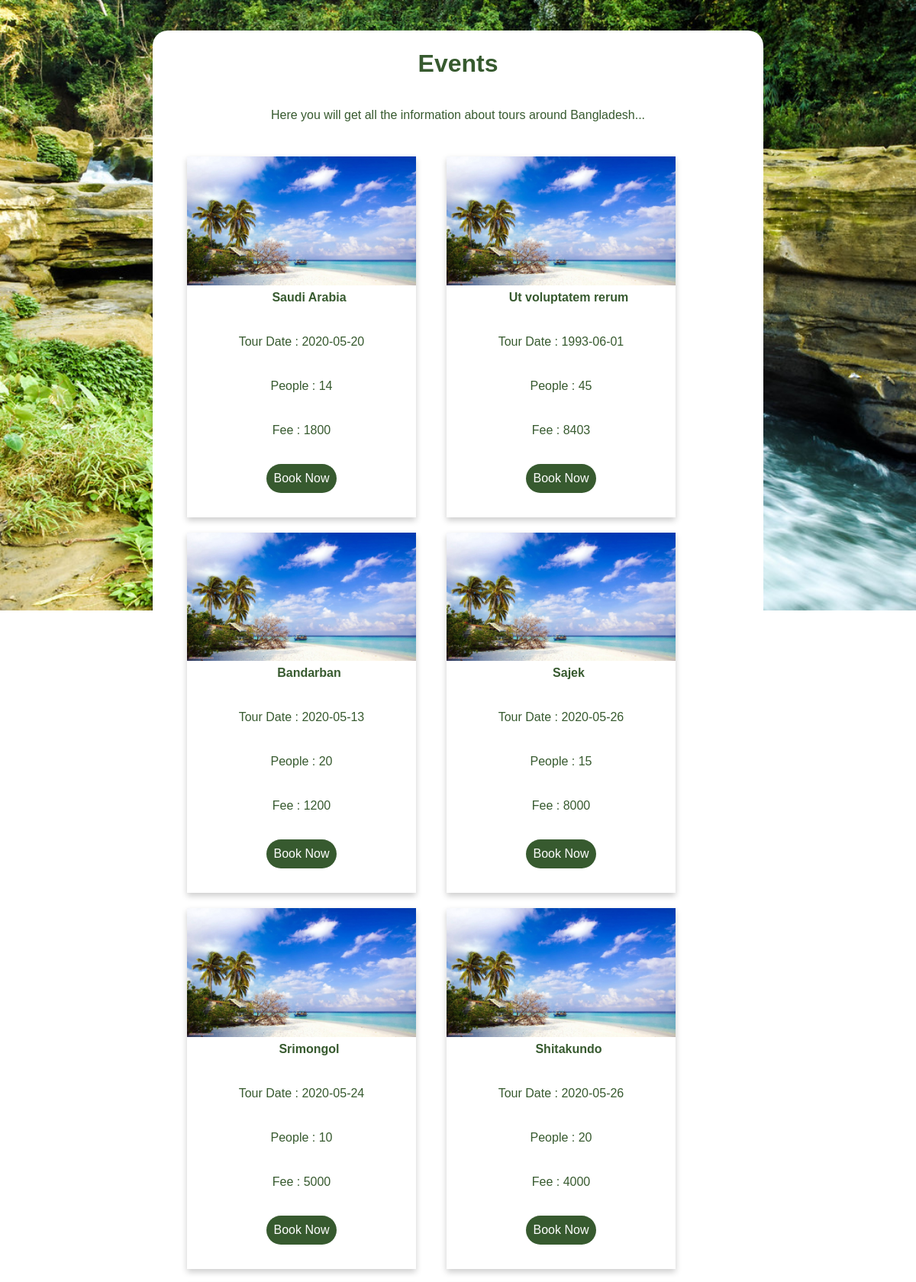
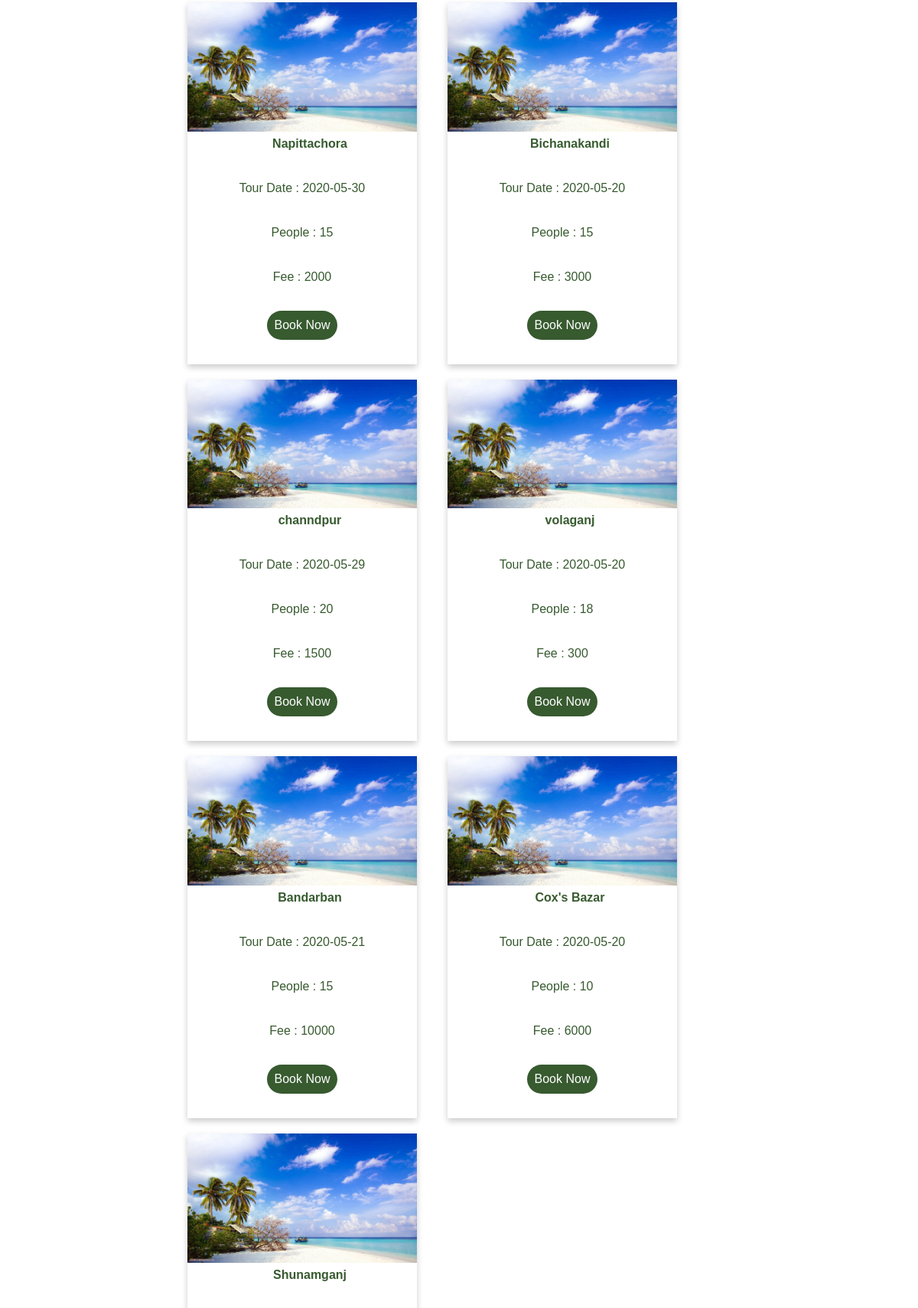
/views/event.php (upper part), run on the app's committed database (2 pictures, top to bottom).
### tables this page shows
CREATE TABLE `tours` (
  `id` int(11) NOT NULL,
  `place` varchar(100) NOT NULL,
  `cost` int(10) NOT NULL,
  `date` date NOT NULL,
  `duration` int(3) NOT NULL,
  `maxBooking` int(3) NOT NULL,
  `booked` tinyint(1) NOT NULL,
  `isFull` tinyint(1) NOT NULL,
  `picture` varchar(64) NOT NULL,
  `organizerId` int(3) NOT NULL,
  `Rating` int(3) NOT NULL,
  `managerID` int(3) NOT NULL,
  `managerRating` int(3) NOT NULL
);

### model/database.php (called while the page is built, shortened)
<?php
function get($query)
{
    $data = array();
    $conn = mysqli_connect('localhost', 'root', '', 'tourbuddies');
    $result = mysqli_query($conn, $query);
    if (mysqli_num_rows($result) > 0) {
        while ($row = mysqli_fetch_assoc($result)) {
            $entity = array();
            foreach ($row as $k => $v) {
                $entity[$k] = $row[$k];
            }
            $data[] = $entity;
        }
    }
    return $data;
}

### controller/tourController.php (called while the page is built, shortened)
<?php
require_once '../model/database.php';
function getAllTours()
{
    $query = "SELECT * FROM tours ORDER BY id DESC";
    $result = get($query);
    return $result;
}

### views/event.php (the view, shortened to what this page needs)
<html>
<head>
</head>
<body>
    <?php
include '../controller/tourController.php';
$allTours = getAllTours();
?>
    <form method="POST" action="" class="eventForm">
        <h1>Events</h1>
        <p>Here you will get all the information about tours around Bangladesh...</p>
        <tr>
            <td>
                <div class="row">
                    <div class="column">
                        <?php
foreach ($allTours as $tour) {
    echo "<div class='card'>";
    echo '<img src="images/coxsBazar.jpg" alt="Coxs Bazar" style="width:100%">';
    echo '<div class="container">
				<h4><b>' . $tour["place"] . '</b></h4>
				<p>Tour Date : ' . $tour["date"] . '</p>
				<p>People : ' . $tour["maxBooking"] . '</p>
				<p>Fee : ' . $tour["cost"] . '</p>
				<button class="btn" >
 			<a class="text" href="event.php?id=' . $tour["id"] . '">Book Now</a>
			</button>
			</div>';
    echo "</div>";
}
?>
                    </div>
                </div>
            </td>
        </tr>
        <br>
    </form>
</body>
</html>

### views/event.php (style rules this page uses)
body { background: url('images/nafakhum.jpg'); background-size: 100%; background-repeat: no-repeat; margin: 0; padding: 0; font-family: Arial; }
.eventForm { border-radius: 20px; right: 0; margin: auto; max-width: 800px; padding: 20px; background-color: white; margin-top: 40px; text-align: center; }
h1, h4 { margin: 0 0 30px 0; padding: 05px; color: rgb(55, 90, 47); text-align: center; }
p { margin: 0 0 30px 0; padding: 05px; color: rgb(55, 90, 47); text-align: center; }
b { margin-left: 20px; }
.column { display: flex; flex-wrap: wrap; padding: 0 10px; margin-bottom: 20px; }
.btn { border: none; outline: none; padding: 10px; color: #fff; font-size: 16px; font-family: Arial; background: rgb(55, 90, 47); cursor: pointer; border-radius: 20px; margin-bottom: 30px; }
.card { box-shadow: 0 4px 8px 0 rgba(0, 0, 0, 0.2); transition: 0.3s; flex: 0 40%; margin: 10px 20px; }
.container { padding: 2px 16px; }
.text { text-decoration: none; color: #fff; }
.row { margin: 0 -5px; }
* { box-sizing: border-box; }

### data on the page
tours: place "Saudi Arabia", date "2020-05-20", maxBooking "14", cost "1800"
tours: place "Ut voluptatem rerum", date "1993-06-01", maxBooking "45", cost "8403"
tours: place "Bandarban", date "2020-05-13", maxBooking "20", cost "1200"
tours: place "Sajek", date "2020-05-26", maxBooking "15", cost "8000"
tours: place "Srimongol", date "2020-05-24", maxBooking "10", cost "5000"
tours: place "Shitakundo", date "2020-05-26", maxBooking "20", cost "4000"
tours: place "Napittachora", date "2020-05-30", maxBooking "15", cost "2000"
tours: place "Bichanakandi", date "2020-05-20", maxBooking "15", cost "3000"
tours: place "channdpur", date "2020-05-29", maxBooking "20", cost "1500"
tours: place "volaganj", date "2020-05-20", maxBooking "18", cost "300"
tours: place "Bandarban", date "2020-05-21", maxBooking "15", cost "10000"
tours: place "Cox's Bazar", date "2020-05-20", maxBooking "10", cost "6000"
tours: place "Shunamganj"
